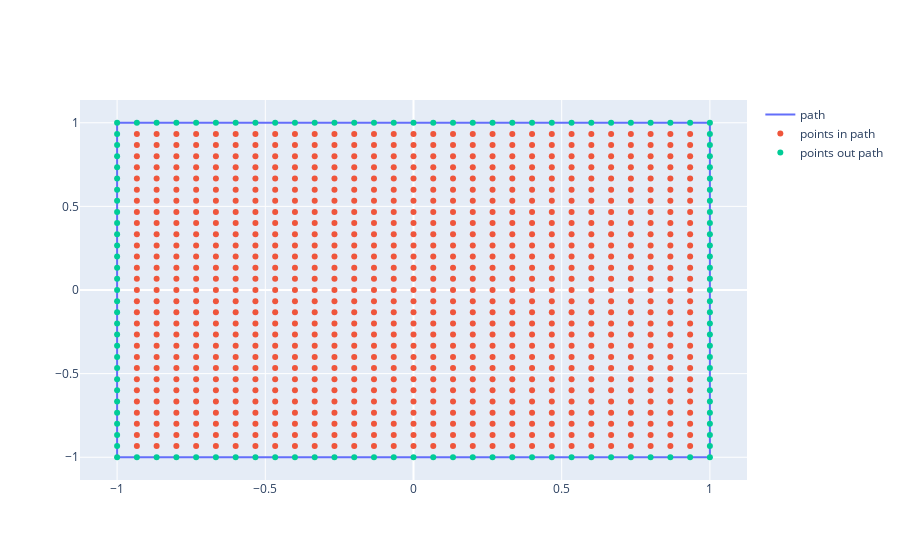
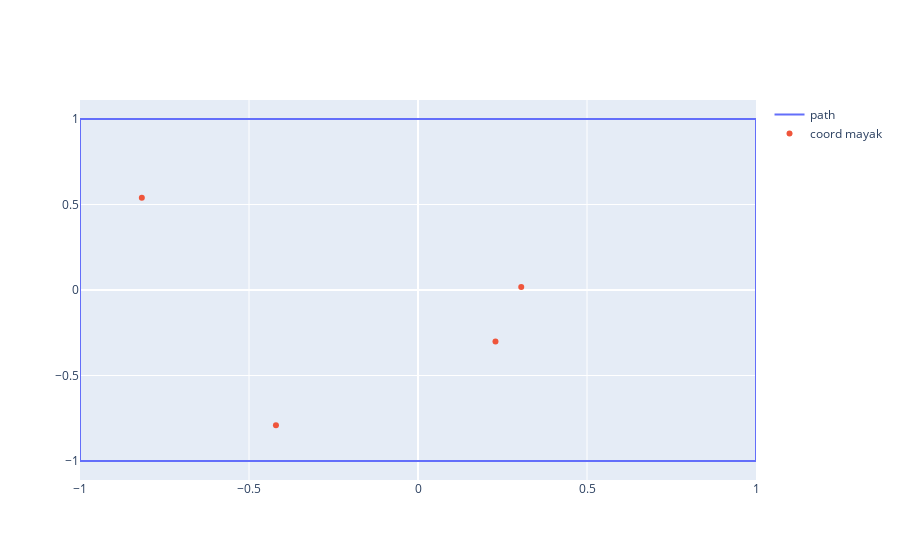
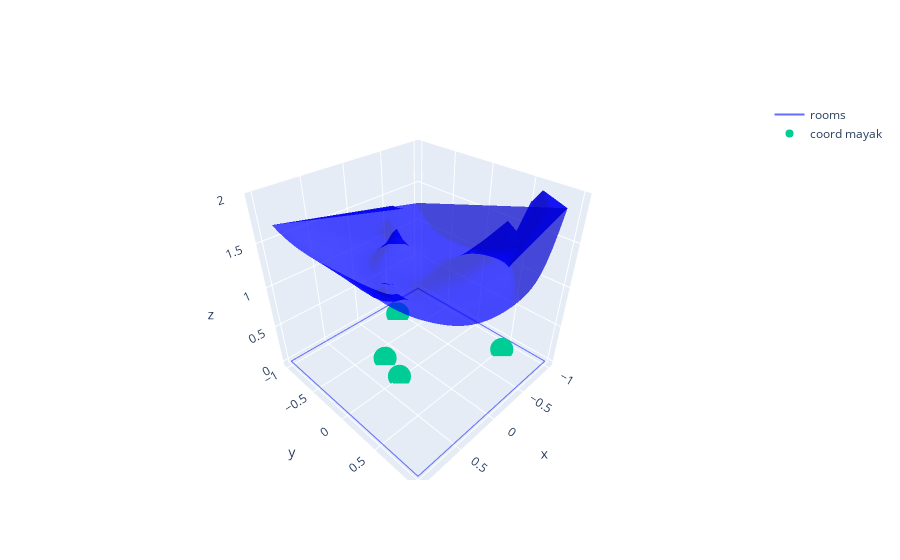

The code cell stored with these charts, in order, in its notebook:
### Code cell
plotRoom(roomScaler, pointsInScaler, pointsOutScaler)
plotAnchors(coordAnchorsScaler, roomScaler)
plotDOPfactor(roomScaler, coordAnchorsScaler, DOP, pointsInScaler)

### Figure 1 — Plotly figure (JSON) as saved in the notebook; plotly's stock layout.template omitted (floating-point values rounded to 4 significant figures; data arrays with more than 128 entries replaced by an {"elided": "..."} marker saying what was removed)
{"data": [{"mode": "lines", "name": "path", "type": "scatter", "x": [-1.0, 1.0, 1.0, -1.0, -1.0], "y": [-1.0, -1.0, 1.0, 1.0, -1.0]}, {"mode": "markers", "name": "points in path", "type": "scatter", "x": {"elided": "841 float values"}, "y": {"elided": "841 float values"}}, {"mode": "markers", "name": "points out path", "type": "scatter", "x": [-1.0, -0.9333, -0.8667, -0.8, -0.7333, -0.6667, -0.6, -0.5333, -0.4667, -0.4, -0.3333, -0.2667, -0.2, -0.1333, -0.06667, -2.961e-16, 0.06667, 0.1333, 0.2, 0.2667, 0.3333, 0.4, 0.4667, 0.5333, 0.6, 0.6667, 0.7333, 0.8, 0.8667, 0.9333, 1.0, -1.0, 1.0, -1.0, 1.0, -1.0, 1.0, -1.0, 1.0, -1.0, 1.0, -1.0, 1.0, -1.0, 1.0, -1.0, 1.0, -1.0, 1.0, -1.0, 1.0, -1.0, 1.0, -1.0, 1.0, -1.0, 1.0, -1.0, 1.0, -1.0, 1.0, -1.0, 1.0, -1.0, 1.0, -1.0, 1.0, -1.0, 1.0, -1.0, 1.0, -1.0, 1.0, -1.0, 1.0, -1.0, 1.0, -1.0, 1.0, -1.0, 1.0, -1.0, 1.0, -1.0, 1.0, -1.0, 1.0, -1.0, 1.0, -1.0, -0.9333, -0.8667, -0.8, -0.7333, -0.6667, -0.6, -0.5333, -0.4667, -0.4, -0.3333, -0.2667, -0.2, -0.1333, -0.06667, -2.961e-16, 0.06667, 0.1333, 0.2, 0.2667, 0.3333, 0.4, 0.4667, 0.5333, 0.6, 0.6667, 0.7333, 0.8, 0.8667, 0.9333, 1.0], "y": [-1.0, -1.0, -1.0, -1.0, -1.0, -1.0, -1.0, -1.0, -1.0, -1.0, -1.0, -1.0, -1.0, -1.0, -1.0, -1.0, -1.0, -1.0, -1.0, -1.0, -1.0, -1.0, -1.0, -1.0, -1.0, -1.0, -1.0, -1.0, -1.0, -1.0, -1.0, -0.9333, -0.9333, -0.8667, -0.8667, -0.8, -0.8, -0.7333, -0.7333, -0.6667, -0.6667, -0.6, -0.6, -0.5333, -0.5333, -0.4667, -0.4667, -0.4, -0.4, -0.3333, -0.3333, -0.2667, -0.2667, -0.2, -0.2, -0.1333, -0.1333, -0.06667, -0.06667, -2.961e-16, -2.961e-16, 0.06667, 0.06667, 0.1333, 0.1333, 0.2, 0.2, 0.2667, 0.2667, 0.3333, 0.3333, 0.4, 0.4, 0.4667, 0.4667, 0.5333, 0.5333, 0.6, 0.6, 0.6667, 0.6667, 0.7333, 0.7333, 0.8, 0.8, 0.8667, 0.8667, 0.9333, 0.9333, 1.0, 1.0, 1.0, 1.0, 1.0, 1.0, 1.0, 1.0, 1.0, 1.0, 1.0, 1.0, 1.0, 1.0, 1.0, 1.0, 1.0, 1.0, 1.0, 1.0, 1.0, 1.0, 1.0, 1.0, 1.0, 1.0, 1.0, 1.0, 1.0, 1.0, 1.0]}], "layout": {}}

### Figure 2 — Plotly figure (JSON) as saved in the notebook; plotly's stock layout.template omitted (floating-point values rounded to 4 significant figures)
{"data": [{"mode": "lines", "name": "path", "type": "scatter", "x": [-1.0, 1.0, 1.0, -1.0, -1.0], "y": [-1.0, -1.0, 1.0, 1.0, -1.0]}, {"mode": "markers", "name": "coord mayak", "type": "scatter", "x": [-0.8171, 0.3054, 0.2292, -0.4203], "y": [0.5397, 0.01705, -0.3009, -0.7912]}], "layout": {}}

### Figure 3 — Plotly figure (JSON) as saved in the notebook; plotly's stock layout.template omitted (floating-point values rounded to 4 significant figures; data arrays with more than 128 entries replaced by an {"elided": "..."} marker saying what was removed)
{"data": [{"mode": "lines", "name": "rooms", "type": "scatter3d", "x": [-1.0, 1.0, 1.0, -1.0, -1.0], "y": [-1.0, -1.0, 1.0, 1.0, -1.0], "z": [0.0, 0.0, 0.0, 0.0, 0.0]}, {"color": "blue", "name": "DOP", "opacity": 0.7, "type": "mesh3d", "x": {"elided": "841 float values"}, "y": {"elided": "841 float values"}, "z": {"elided": "841 float values"}}, {"mode": "markers", "name": "coord mayak", "type": "scatter3d", "x": [-0.8171, 0.3054, 0.2292, -0.4203], "y": [0.5397, 0.01705, -0.3009, -0.7912], "z": [0.0, 0.0, 0.0, 0.0]}], "layout": {}}
